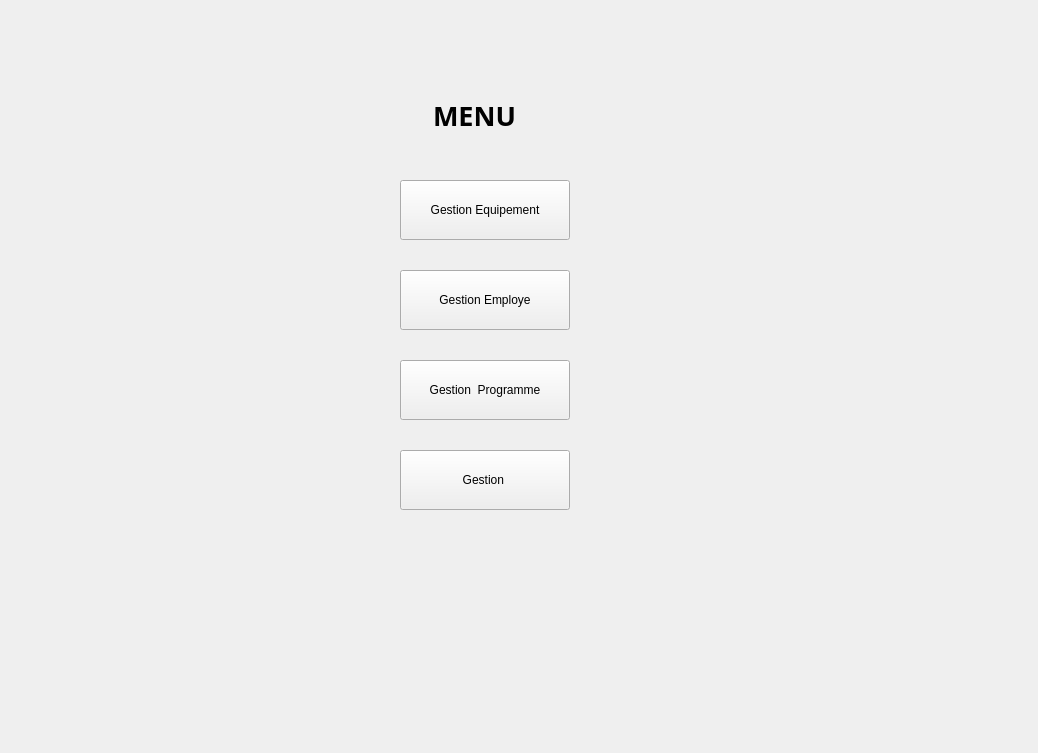
<?xml version="1.0" encoding="UTF-8"?>
<ui version="4.0">
 <class>menu</class>
 <widget class="QDialog" name="menu">
  <property name="geometry">
   <rect>
    <x>0</x>
    <y>0</y>
    <width>1038</width>
    <height>753</height>
   </rect>
  </property>
  <property name="windowTitle">
   <string>Dialog</string>
  </property>
  <widget class="QStackedWidget" name="stackedWidget">
   <property name="geometry">
    <rect>
     <x>20</x>
     <y>30</y>
     <width>971</width>
     <height>631</height>
    </rect>
   </property>
   <property name="currentIndex">
    <number>1</number>
   </property>
   <widget class="QWidget" name="page">
    <widget class="QGroupBox" name="groupBox">
     <property name="geometry">
      <rect>
       <x>280</x>
       <y>170</y>
       <width>411</width>
       <height>271</height>
      </rect>
     </property>
     <property name="title">
      <string>GroupBox</string>
     </property>
     <widget class="QPushButton" name="pushButton_Login">
      <property name="geometry">
       <rect>
        <x>140</x>
        <y>200</y>
        <width>140</width>
        <height>40</height>
       </rect>
      </property>
      <property name="text">
       <string>Login</string>
      </property>
     </widget>
     <widget class="QLabel" name="label_8">
      <property name="geometry">
       <rect>
        <x>50</x>
        <y>60</y>
        <width>60</width>
        <height>14</height>
       </rect>
      </property>
      <property name="text">
       <string>Username</string>
      </property>
     </widget>
     <widget class="QLabel" name="label_9">
      <property name="geometry">
       <rect>
        <x>50</x>
        <y>130</y>
        <width>60</width>
        <height>20</height>
       </rect>
      </property>
      <property name="text">
       <string>Password</string>
      </property>
     </widget>
     <widget class="QLineEdit" name="lineEdit_username">
      <property name="geometry">
       <rect>
        <x>160</x>
        <y>54</y>
        <width>140</width>
        <height>30</height>
       </rect>
      </property>
     </widget>
     <widget class="QLineEdit" name="lineEdit_password">
      <property name="geometry">
       <rect>
        <x>161</x>
        <y>124</y>
        <width>140</width>
        <height>30</height>
       </rect>
      </property>
     </widget>
    </widget>
   </widget>
   <widget class="QWidget" name="page_2">
    <widget class="QPushButton" name="pushButton_equipement_4">
     <property name="geometry">
      <rect>
       <x>380</x>
       <y>420</y>
       <width>170</width>
       <height>60</height>
      </rect>
     </property>
     <property name="text">
      <string>Gestion </string>
     </property>
    </widget>
    <widget class="QPushButton" name="pushButton_equipement">
     <property name="geometry">
      <rect>
       <x>380</x>
       <y>150</y>
       <width>170</width>
       <height>60</height>
      </rect>
     </property>
     <property name="text">
      <string>Gestion Equipement</string>
     </property>
    </widget>
    <widget class="QPushButton" name="pushButton_equipement_3">
     <property name="geometry">
      <rect>
       <x>380</x>
       <y>330</y>
       <width>170</width>
       <height>60</height>
      </rect>
     </property>
     <property name="text">
      <string>Gestion  Programme</string>
     </property>
    </widget>
    <widget class="QPushButton" name="pushButton_employe">
     <property name="geometry">
      <rect>
       <x>380</x>
       <y>240</y>
       <width>170</width>
       <height>60</height>
      </rect>
     </property>
     <property name="text">
      <string>Gestion Employe</string>
     </property>
    </widget>
    <widget class="QLabel" name="label_2">
     <property name="geometry">
      <rect>
       <x>413</x>
       <y>60</y>
       <width>101</width>
       <height>51</height>
      </rect>
     </property>
     <property name="font">
      <font>
       <family>Myanmar Text</family>
       <pointsize>20</pointsize>
       <weight>75</weight>
       <bold>true</bold>
      </font>
     </property>
     <property name="text">
      <string>MENU</string>
     </property>
     <property name="textFormat">
      <enum>Qt::PlainText</enum>
     </property>
    </widget>
   </widget>
  </widget>
 </widget>
 <resources/>
 <connections/>
</ui>
